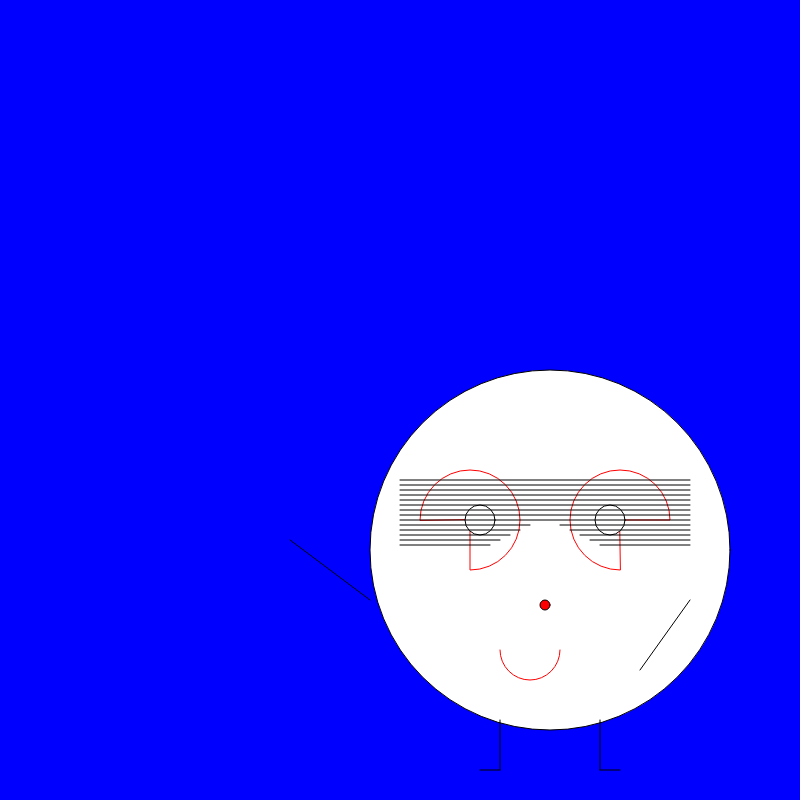
Frame 1 (no input)
Frame 60 (no input): identical to frame 1, image omitted
Frame 120 (the mouse pressed at the canvas centre since frame 60): identical to frame 1, image omitted

The p5.js sketch that drew this single still picture (run headless with seeded random() and noise() and a simulated clock; from frame 60 on, the mouse is pressed at the canvas centre):

// p5.js sketch
// ── sketch.js
function setup(){
  createCanvas(800, 800);

}

function draw(){
  //Set Bakcground color to blue
  background("blue");

  //Sandbox for the entire sketch
  push();
  translate(250, 250);
  pop();

  //Body and Head of Lars the Snowball Yeti
  push();
  //Moving the Body further down the screen so that my triangle mountain background will look good :)
  translate(300, 300);
  ellipse(250, 250, 360, 360);
  pop();
  // End Body

  //Eyes
  push();
      stroke("red");
      translate(540, 470);
      rotate(radians(90));
      arc( 50, 70, 100, 100, HALF_PI, 0, PIE );
  pop();
  push();
      stroke("red");
      translate(570, 450);
      arc( 50, 70, 100, 100, HALF_PI, 0, PIE );
  pop();

  push();
      stroke('black');
      translate(460, 500);
      ellipse(20, 20, 30, 30);
  pop();
  push();
      stroke('black');
      translate(590, 500);
      ellipse(20, 20, 30, 30);
  pop();
  // End Eyes

  //Goggles
  push();
      // Body of Glasses
      line(400, 480, 690, 480);
      line(400, 485, 690, 485);
      line(400, 490, 690, 490);
      line(400, 495, 690, 495);
      line(400, 500, 690, 500);
      line(400, 505, 690, 505);
      line(400, 510, 690, 510);
      line(400, 515, 690, 515);
      line(400, 520, 690, 520);

      //Lower Left of Glasses
      line(560, 525, 690, 525);
      line(570, 530, 690, 530);
      line(580, 535, 690, 535);
      line(590, 540, 690, 540);
      line(600, 545, 690, 545);

      //Lower right of glasses
      line(400, 525, 530, 525);
      line(400, 530, 520, 530);
      line(400, 535, 510, 535);
      line(400, 540, 500, 540);
      line(400, 545, 490, 545);

  pop();
  // End Goggles

  //Arms
  push();
      stroke('black');
      fill('black');
      line(290, 540, 370, 600);
  pop();

  push();
      line(640, 670, 690, 600);
  pop();
  //End Arms

  //Legs
  push();
  //Main Leg Left
  line(500, 720, 500, 770);
  // Foot?
  line(500, 770, 480, 770);
  pop();

  push();
  //Main Leg Right
  line(600, 720, 600, 770);
  // Foot?
  line(600, 770, 620, 770);
  pop();
  //End Legs

  //Nose
  push();
      translate(540, 600);
      fill('red');
      ellipse(5, 5, 10, 10);
  pop();
  //End Nose

  //Mouth
  push();
      translate(510, 600);
      stroke('red');
      arc(20, 50, 60, 60, 0, PI);
  pop();
  //End Mouth

}
